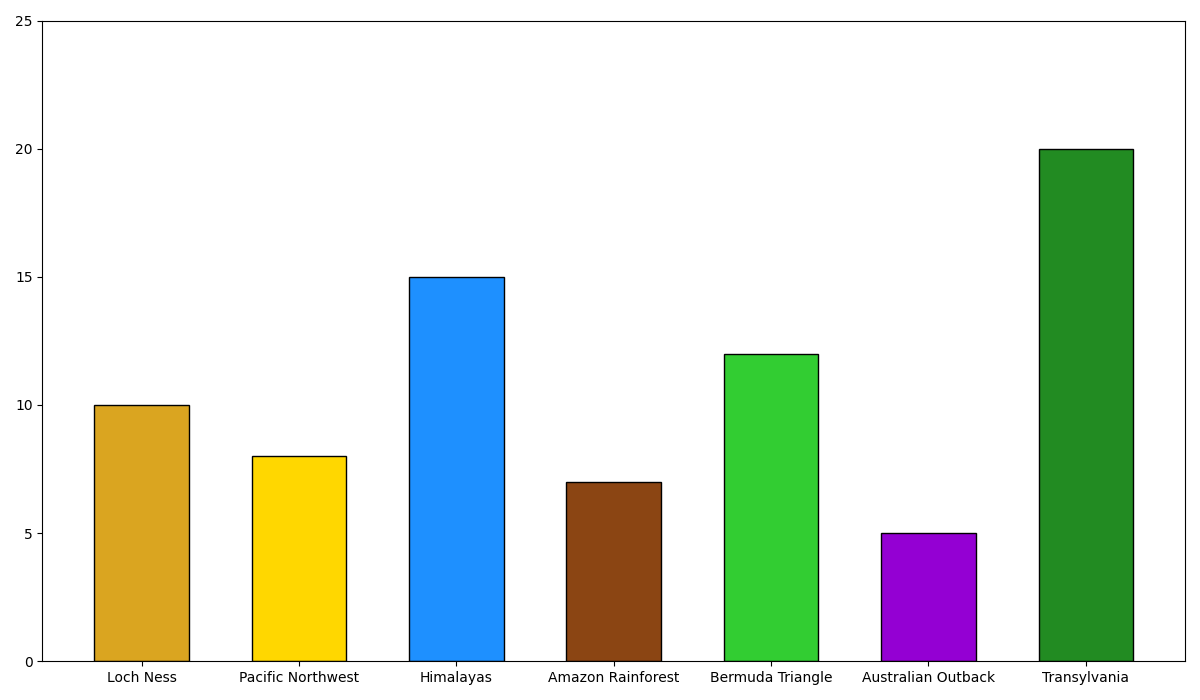

Python code for this plot:
import matplotlib.pyplot as plt
import numpy as np

regions = ["Loch Ness", "Pacific Northwest", "Himalayas", "Amazon Rainforest",
           "Bermuda Triangle", "Australian Outback", "Transylvania"]

cryptid_counts = [10, 8, 15, 7, 12, 5, 20]

colors = ['#DAA520', '#FFD700', '#1E90FF', '#8B4513', '#32CD32', '#9400D3', '#228B22']

fig, ax = plt.subplots(figsize=(12, 7))

ax.bar(regions, cryptid_counts, color=colors, edgecolor='black', width=0.6)

ax.set_ylim(0, max(cryptid_counts) + 5)

plt.tight_layout()
plt.show()
